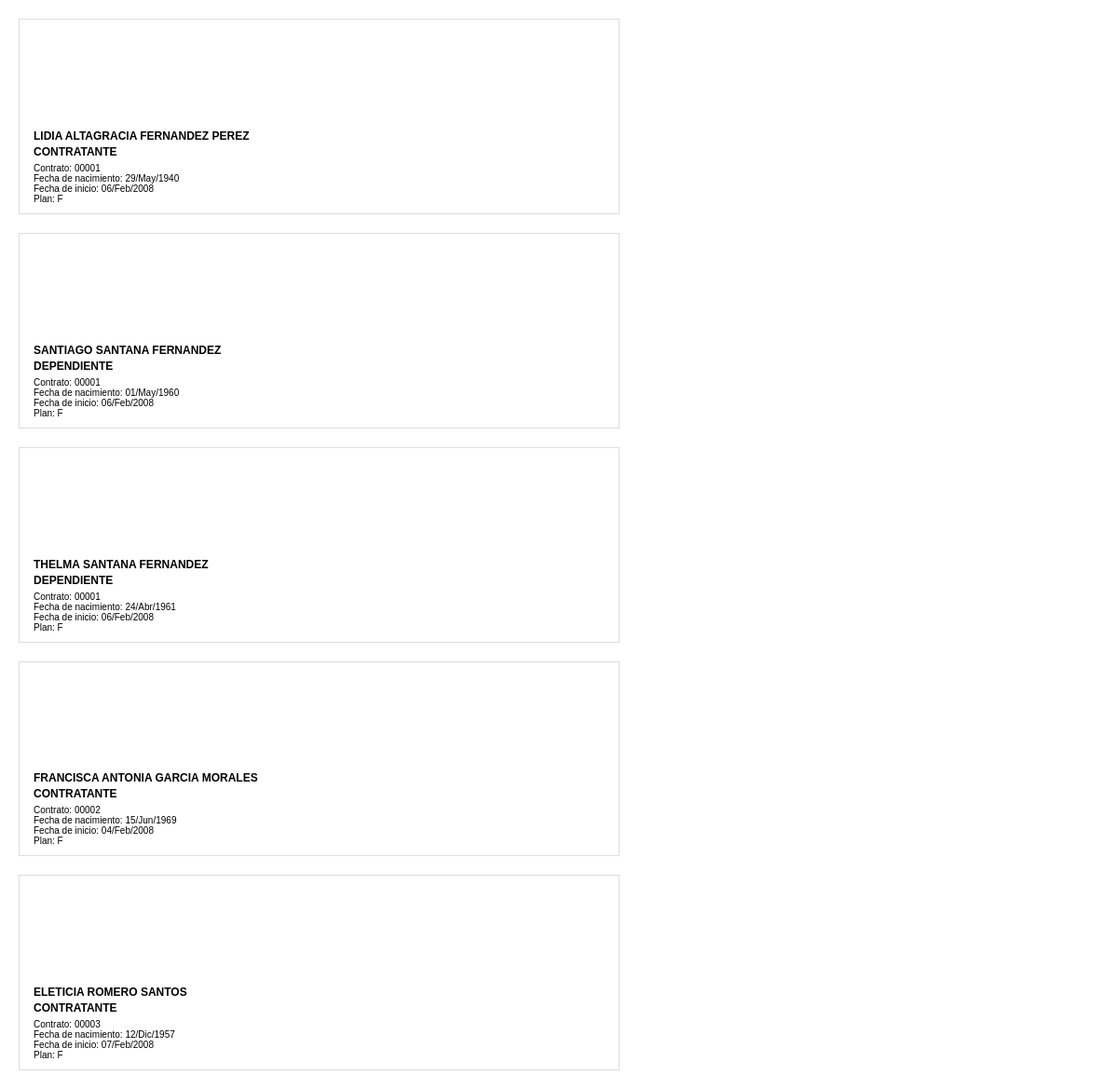
The app's page /imprimir_carnets.php with its own data.
### tables this page shows
CREATE TABLE `contratos` (
  `id` int(11) NOT NULL,
  `numero_contrato` varchar(20) DEFAULT NULL,
  `cliente_id` int(11) NOT NULL,
  `plan_id` int(11) NOT NULL,
  `fecha_inicio` date NOT NULL,
  `fecha_fin` date DEFAULT NULL,
  `monto_mensual` decimal(10,2) NOT NULL,
  `monto_total` decimal(10,2) NOT NULL,
  `dia_cobro` int(11) NOT NULL,
  `estado` enum('activo','cancelado','suspendido') DEFAULT 'activo',
  `vendedor_id` int(11) DEFAULT NULL,
  `notas` text DEFAULT NULL,
  `created_at` timestamp NOT NULL DEFAULT current_timestamp(),
  `updated_at` timestamp NOT NULL DEFAULT current_timestamp() ON UPDATE current_timestamp()
);

CREATE TABLE `clientes` (
  `id` int(11) NOT NULL,
  `codigo` varchar(5) NOT NULL,
  `nombre` varchar(100) NOT NULL,
  `apellidos` varchar(100) NOT NULL,
  `cedula` varchar(13) NOT NULL,
  `telefono1` varchar(15) NOT NULL,
  `telefono2` varchar(15) DEFAULT NULL,
  `telefono3` varchar(15) DEFAULT NULL,
  `direccion` text NOT NULL,
  `email` varchar(100) NOT NULL,
  `fecha_nacimiento` date DEFAULT NULL,
  `fecha_registro` datetime NOT NULL,
  `estado` enum('activo','inactivo','suspendido') DEFAULT 'activo',
  `cobrador_id` int(11) NOT NULL,
  `vendedor_id` int(11) NOT NULL,
  `notas` text DEFAULT NULL,
  `created_at` timestamp NOT NULL DEFAULT current_timestamp(),
  `updated_at` timestamp NOT NULL DEFAULT current_timestamp() ON UPDATE current_timestamp()
);

CREATE TABLE `planes` (
  `id` int(11) NOT NULL,
  `codigo` varchar(20) DEFAULT NULL,
  `nombre` varchar(100) NOT NULL,
  `descripcion` text DEFAULT NULL,
  `precio_base` decimal(10,2) NOT NULL,
  `cobertura_maxima` decimal(10,2) DEFAULT NULL,
  `edad_minima` int(11) DEFAULT NULL,
  `edad_maxima` int(11) DEFAULT NULL,
  `periodo_carencia` int(11) DEFAULT NULL,
  `estado` enum('activo','inactivo') DEFAULT 'activo',
  `created_at` timestamp NOT NULL DEFAULT current_timestamp(),
  `updated_at` timestamp NOT NULL DEFAULT current_timestamp() ON UPDATE current_timestamp()
);

CREATE TABLE `dependientes` (
  `id` int(11) NOT NULL,
  `contrato_id` int(11) NOT NULL,
  `nombre` varchar(100) NOT NULL,
  `apellidos` varchar(100) NOT NULL,
  `relacion` varchar(50) NOT NULL,
  `fecha_nacimiento` date NOT NULL,
  `identificacion` varchar(20) NOT NULL,
  `telefono` varchar(15) DEFAULT NULL,
  `fecha_registro` date NOT NULL,
  `email` varchar(100) DEFAULT NULL,
  `plan_id` int(11) NOT NULL,
  `estado` enum('activo','inactivo') DEFAULT 'activo',
  `created_at` timestamp NOT NULL DEFAULT current_timestamp(),
  `updated_at` timestamp NOT NULL DEFAULT current_timestamp() ON UPDATE current_timestamp()
);

### imprimir_carnets.php (the view, shortened to what this page needs)
<?php
$servername = "localhost";
$username = "xygfyvca_disen";
$password = "*Camil7172*";
$dbname = "xygfyvca_disen";
$conn = new mysqli($servername, $username, $password, $dbname);
$search_query = isset($_GET['search']) ? $_GET['search'] : '';
$modo = isset($_GET['modo']) ? $_GET['modo'] : 'todos';
$selected_ids = [];
$sql_base = "
    SELECT
        c.id as contrato_id,
        c.numero_contrato,
        c.fecha_inicio,
        cl.id as cliente_id,
        cl.nombre as cliente_nombre,
        cl.apellidos as cliente_apellidos,
        cl.cedula,
        cl.codigo as cliente_codigo,
        cl.fecha_nacimiento as cliente_fecha_nacimiento,
        p.nombre as plan_nombre,
        d.id as dependiente_id,
        d.nombre as dependiente_nombre,
        d.apellidos as dependiente_apellidos,
        d.identificacion as dependiente_cedula,
        d.fecha_nacimiento as dependiente_fecha_nacimiento,
        d.fecha_registro as dependiente_fecha_registro
    FROM contratos c
    JOIN clientes cl ON c.cliente_id = cl.id
    JOIN planes p ON c.plan_id = p.id
    LEFT JOIN dependientes d ON c.id = d.contrato_id AND d.estado = 'activo'
    WHERE c.estado = 'activo'
";
if ($modo === 'todos') {
    $sql = $sql_base . " AND (c.numero_contrato LIKE ? OR cl.nombre LIKE ? OR cl.apellidos LIKE ? OR d.nombre LIKE ? OR d.apellidos LIKE ?)";
    $stmt = $conn->prepare($sql);
    $search_param = "%$search_query%";
    $stmt->bind_param("sssss", $search_param, $search_param, $search_param, $search_param, $search_param);
}
if (!$stmt->execute()) {
    die("Error al ejecutar la consulta: " . $stmt->error);
}
$result = $stmt->get_result();
$registros = $result->fetch_all(MYSQLI_ASSOC);
$carnets = [];
foreach ($registros as $row) {
    $contrato_id = $row['contrato_id'];
    $incluir_titular = $modo === 'todos' || in_array('T_' . $row['contrato_id'], $selected_ids);
    $incluir_dependiente = $row['dependiente_id'] && ($modo === 'todos' || in_array('D_' . $row['dependiente_id'], $selected_ids));
    if ($incluir_titular && !isset($carnets[$contrato_id])) {
        $carnets[$contrato_id] = [
            'titular' => $row,
            'dependientes' => []
        ];
    }
    if ($incluir_dependiente) {
        $carnets[$contrato_id]['dependientes'][] = $row;
    }
}
function formatearFecha($fecha) {
    $meses_es = [
        'Jan' => 'Ene',
        'Feb' => 'Feb',
        'Mar' => 'Mar',
        'Apr' => 'Abr',
        'May' => 'May',
        'Jun' => 'Jun',
        'Jul' => 'Jul',
        'Aug' => 'Ago',
        'Sep' => 'Sep',
        'Oct' => 'Oct',
        'Nov' => 'Nov',
        'Dec' => 'Dic'
    ];
    $fecha_formateada = date('d/M/Y', strtotime($fecha));
    foreach ($meses_es as $mes_en => $mes_es) {
        $fecha_formateada = str_replace($mes_en, $mes_es, $fecha_formateada);
    }
    return $fecha_formateada;
}
function generarCarnetHtml($datos, $es_titular) {
    $numero_contrato = $datos['numero_contrato'];
    if ($es_titular) {
        $fecha_inicio = formatearFecha($datos['fecha_inicio']);
    } else {
        if (!empty($datos['dependiente_fecha_registro']) && $datos['dependiente_fecha_registro'] !== '0000-00-00') {
            $fecha_inicio = formatearFecha($datos['dependiente_fecha_registro']);
        } else {
            $fecha_inicio = formatearFecha($datos['fecha_inicio']);
        }
    }
    $plan = $datos['plan_nombre'];
    if ($es_titular) {
        $nombre = $datos['cliente_nombre'] . ' ' . $datos['cliente_apellidos'];
        $tipo = 'CONTRATANTE';
        $fecha_nacimiento = formatearFecha($datos['cliente_fecha_nacimiento']);
    } else {
        $nombre = $datos['dependiente_nombre'] . ' ' . $datos['dependiente_apellidos'];
        $tipo = 'DEPENDIENTE';
        $fecha_nacimiento = formatearFecha($datos['dependiente_fecha_nacimiento']);
    }
    return '
    <div class="carnet">
        <div class="carnet-left">
            <div class="carnet-info">
                <div class="nombre">'.htmlspecialchars($nombre).'</div>
                <div class="tipo">'.htmlspecialchars($tipo).'</div>
                <div class="contrato">Contrato: '.htmlspecialchars($numero_contrato).'</div>
                <div class="fecha">Fecha de nacimiento: '.htmlspecialchars($fecha_nacimiento).'</div>
                <div class="fecha">Fecha de inicio: '.htmlspecialchars($fecha_inicio).'</div>
                <div class="plan">Plan: '.htmlspecialchars($plan).'</div>
            </div>
        </div>
        <div class="carnet-right"></div>
    </div>';
}
?>
<!DOCTYPE html>
<html>
<head>
</head>
<body>
    <div class="carnet-container">
        <?php
        if (empty($carnets)) {
            echo "<p>No se encontraron carnets para mostrar.</p>";
        } else {
            foreach ($carnets as $contrato_id => $data) {
                if (!empty($data['titular'])) {
                    echo generarCarnetHtml($data['titular'], true);
                }
                foreach ($data['dependientes'] as $dependiente) {
                    echo generarCarnetHtml($dependiente, false);
                }
            }
        }
        ?>
    </div>
</body>
</html>

### imprimir_carnets.php (style rules this page uses)
body { margin: 0; padding: 0; background: white; }
.carnet-container { display: flex; flex-wrap: wrap; gap: 20px; padding: 20px; }
.carnet { display: flex; width: 17cm; height: 5.5cm; position: relative; border: 1px solid #ddd; page-break-inside: avoid; }
.carnet-left { width: 50%; background-image: url('assets/carnets/Carnet1-cover.png'); background-size: cover; background-repeat: no-repeat; background-position: center; position: relative; }
.carnet-right { width: 50%; background-image: url('assets/carnets/Carnet2-cover.png'); background-size: cover; background-repeat: no-repeat; background-position: center; }
.carnet-info { position: absolute; bottom: 10px; left: 15px; color: black; font-family: Arial, sans-serif; }
.nombre { font-size: 12px; font-weight: bold; margin-bottom: 3px; }
.tipo { font-size: 12px; font-weight: bold; margin-bottom: 5px; }
.contrato, .fecha, .plan { font-size: 10px; }

### records on screen
contratos: cliente.apellidos "LIDIA ALTAGRACIA FERNANDEZ PEREZ", tipo "CONTRATANTE", numero_contrato "00001", cliente.fecha_nacimiento "29/May/1940", fecha_inicio "06/Feb/2008", plan.nombre "F", dependientes.nombre+apellidos "SANTIAGO SANTANA FERNANDEZ", tipo "DEPENDIENTE", dependientes.fecha_nacimiento "01/May/1960", dependientes.nombre+apellidos "THELMA SANTANA FERNANDEZ", dependientes.fecha_nacimiento "24/Abr/1961"
contratos: cliente.apellidos "FRANCISCA ANTONIA GARCIA MORALES", tipo "CONTRATANTE", numero_contrato "00002", cliente.fecha_nacimiento "15/Jun/1969", fecha_inicio "04/Feb/2008", plan.nombre "F"
contratos: cliente.apellidos "ELETICIA ROMERO SANTOS", tipo "CONTRATANTE", numero_contrato "00003", cliente.fecha_nacimiento "12/Dic/1957", fecha_inicio "07/Feb/2008", plan.nombre "F"
